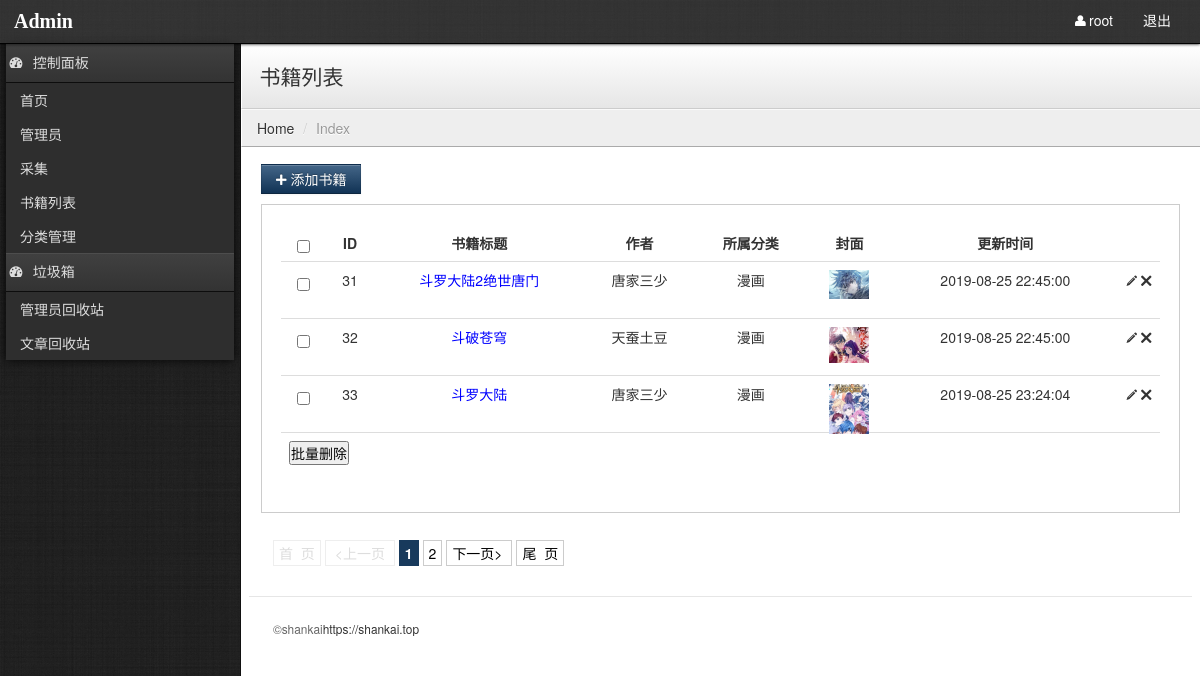
Page /admin/book_list.php (signed in) on the committed database.
### tables this page shows
CREATE TABLE `pre_book` (
  `id` int(11) unsigned NOT NULL AUTO_INCREMENT COMMENT '主键',
  `title` varchar(255) DEFAULT NULL COMMENT '小说标题',
  `author` varchar(255) DEFAULT NULL COMMENT '作者',
  `register_time` int(11) DEFAULT NULL COMMENT '时间',
  `content` text COMMENT '描述内容',
  `thumb` varchar(255) DEFAULT NULL COMMENT '图片封面',
  `cateid` int(1) unsigned DEFAULT NULL COMMENT '分类外键',
  `flag` enum('top','new','hot') NOT NULL DEFAULT 'new' COMMENT '书籍标签',
  `url` varchar(255) DEFAULT NULL COMMENT '采集详细地址',
  PRIMARY KEY (`id`),
  KEY `key_book_cateid` (`cateid`) USING BTREE,
  CONSTRAINT `foreign_book_cateid` FOREIGN KEY (`cateid`) REFERENCES `pre_cate` (`id`) ON DELETE SET NULL ON UPDATE NO ACTION
);

CREATE TABLE `pre_cate` (
  `id` int(11) unsigned NOT NULL AUTO_INCREMENT COMMENT '主键',
  `name` varchar(255) DEFAULT NULL COMMENT '分类名称',
  PRIMARY KEY (`id`)
);

### includes/init.php (called while the page is built, shortened)
<?php
include_once("extends/function.php");
function My_Autoload ($classname) {
    $classname = strtolower($classname);
}
$db = new DB("localhost","root","root","book");
$config_c = $db->select()->from("config")->all();
?>

### includes/extends/class.db.php (called while the page is built, shortened)
<?php
class DB
{
    private $pre = "pre_";
    private $link = null;
    private $sql = null;
    public function __construct($hostname = "localhost",$username ='root',$password='',$dbname='')
    {
        $this->hostname = $hostname;
        $this->username = $username;
        $this->password = $password;
        $this->dbname = $dbname;
        $this->link = mysqli_connect($this->hostname,$this->username,$this->password) or die("连接数据库失败");
        mysqli_select_db($this->link,$this->dbname);
    }
    public function select($fields = "*")
    {
        $this->sql = "SELECT $fields ";
        return $this;
    }
    public function from($table,$as="")
    {
        $this->sql .= "FROM {$this->pre}$table ";
        if (!empty($as)){
            $this->sql .= "AS {$as} ";
        }
        return $this;
    }
    public function where($where = 1)
    {
        if(is_array($where))
        {
            $this->sql .= "WHERE ";
            foreach($where as $key=>$item)
            {
                $this->sql .= "$key = '$item' AND ";
            }
        }else {
            $this->sql .= "WHERE $where ";
        }
        $this->sql = trim($this->sql,"AND ");
        return $this;
    }
    public function join($table,$on,$by="LEFT")
    {
        $this->sql .= "$by JOIN {$this->pre}$table AS $table ON $on ";
        return $this;
    }
    public function limit($start=0,$limit=10)
    {
        $this->sql .= " LIMIT $start,$limit";
        return $this;
    }
    public function all()
    {
        $res = mysqli_query($this->link,$this->sql);
        while($row = mysqli_fetch_assoc($res))
        {
            $data[] = $row;
        }
        return $data;
    }
    public function find()
    {
        $res = mysqli_query($this->link,$this->sql);
        return mysqli_fetch_assoc($res);
    }
}
?>

### admin/book_list.php (the view, shortened to what this page needs)
<?php
include_once("../includes/init.php");
include_once("public/common.php");
$page = $_GET['page']?? 1;
$count = $db->select("COUNT(id) AS c")->from("book")->find();
$limit = 3;
$size = 3;
$pageStr = page($page,$count['c'],$limit,$size, 'yellow');
$start = ($page-1)*$limit;
$book_list = $db->select("book.*,cate.name")->from("book", "book")->join("cate","book.cateid = cate.id")->limit($start,$limit)->all();
?>
<!DOCTYPE html>
<html lang="en">
<head>
    <?php include_once('public/meta.php');?>
</head>
<body>
<?php include_once('public/header.php');?>
<?php include_once('public/menu.php');?>
<div class="content">
    <div class="header">
        <h1 class="page-title">书籍列表</h1>
    </div>
    <ul class="breadcrumb">
        <li><a href="index.php">Home</a> <span class="divider">/</span></li>
        <li class="active">Index</li>
    </ul>
    <div class="container-fluid">
        <div class="row-fluid">
            <div class="btn-toolbar">
                <button class="btn btn-primary" onClick="location='book.php'"><i class="icon-plus"></i> 添加书籍</button>
            </div>
            <div class="well">
                <table class="table">
                    <thead>
                    <tr>
                        <th><input type="checkbox" name="delete" id="delete" /></th>
                        <th>ID</th>
                        <th>书籍标题</th>
                        <th>作者</th>
                        <th>所属分类</th>
                        <th>封面</th>
                        <th>更新时间</th>
                        <th style="width: 26px;"></th>
                    </tr>
                    </thead>
                    <tbody>
                    <form method="post">
                    <?php if (isset($book_list['code']) && $book_list['code']==0 ){?>
                        <tr>
                            <td colspan="20">暂无数据</td>
                        </tr>
                    <?php }else{?>
                        <?php foreach($book_list as $item){?>
                            <tr>
                                <td><input type="checkbox" class="items" name="bookid[]" value="<?php echo $item['id'];?>" /></td>
                                <td><?php echo $item['id'];?></td>
                                <td><a href="book_desc_list.php?book_id=<?php echo $item['id'];?>" style="color: blue;"><?php echo $item['title'];?></a></td>
                                <td><?php echo $item['author'];?></td>
                                <td><?php echo $item['name'];?></td>
                                <td>
                                    <div class="book_thumb" style="width: 40px;" >
                                        <img class="img-responsive" src="<?php echo $item['thumb']? ASSETS_PATH.$item['thumb'] : ADMIN_PATH.'/images/cover.png';?>" />
                                    </div>
                                </td>
                                <td><?php echo date("Y-m-d H:i:s",$item['register_time']);?></td>
                                <td>
                                    <a href="book.php?id=<?php echo $item['id'];?>"><i class="icon-pencil"></i></a>
                                    <a href="book_list.php?id=<?php echo $item['id']."&delete=1";;?>"><i class="icon-remove"></i></a>
                                </td>
                            </tr>
                        <?php }?>
                    <?php }?>
                        <tr>
                            <td colspan="20" style="text-align:left;">
                                <button type="submit">批量删除</button>
                            </td>
                        </tr>
                    </form>
                    </tbody>
                </table>
            </div>
            <div class="pull-left">
                <?php echo $pageStr;?>
            </div>
            <?php include_once('public/footer.php');?>

### assets/admin/stylesheets/theme.css (style rules this page uses)
body { background: #222; background-image: url('../images/black-Linen.png'); background-position: initial initial; background-repeat: initial initial; margin: 0px; padding: 0px; }
h1 { margin-top: 0px; color: #eee; }
.content { position: relative; min-height: 800px; background: #fff; margin-left: 240px; border-left: 1px solid #000000; border-left: 1px solid #111; }
.header { background: #ffffff; background: #ffffff; background: -webkit-gradient(linear, left bottom, left top, color-stop(0, #e6e6e6), color-stop(1, #ffffff)); background: -ms-linear-gradient(bottom, #e6e6e6, #ffffff); background: -moz-linear-gradient(center bottom, #e6e6e6 0%, #ffffff 100%); background: -o-linear-gradient(bottom, #e6e6e6, #ffffff); filter: progid:dximagetransform.microsoft.gradient(startColorStr='#e6e6e6', EndColorStr='#ffffff'); -ms-filter: "progid:DXImageTransform.Microsoft.gradient(startColorStr='#ffffff',EndColorStr='#e6e6e6')"; border-bottom: 1px solid #cccccc; border-top: 1px solid #ffffff; border-left: 1px solid #ffffff; padding: 0em 1.25em; }
.header h1 { margin: 1em 0em; padding: 0em; line-height: 1em; font-size: 1.5em; color: #eee; color: #333; }
.breadcrumb { -webkit-box-shadow: none; -moz-box-shadow: none; box-shadow: none; -webkit-border-radius: 0px; -moz-border-radius: 0px; border-radius: 0px; -moz-background-clip: padding; -webkit-background-clip: padding-box; background-clip: padding-box; background: #eee; border-bottom: 1px solid #aaa; border-top: 1px solid #fafafa; border-left: 1px solid #fff; margin-bottom: .5em; }
.btn { -webkit-border-radius: 0px; -moz-border-radius: 0px; border-radius: 0px; }
.btn-primary { background-color: #113355; background-image: -webkit-gradient(linear, 0 0, 0 100%, from(#446688), to(#113355)); background-image: -webkit-linear-gradient(top, #446688, #113355); background-image: -o-linear-gradient(top, #446688, #113355); background-image: linear-gradient(to bottom, #446688, #113355); background-image: -moz-linear-gradient(top, #446688, #113355); filter: progid:dximagetransform.microsoft.gradient(startColorStr='#446688', EndColorStr='#113355'); -ms-filter: "progid:DXImageTransform.Microsoft.gradient(startColorStr='#446688',EndColorStr='#113355')"; }
.well { background-color: #fff; border: 1px solid #ccc; -webkit-box-shadow: 1px 1px 0px #ffffff; -moz-box-shadow: 1px 1px 0px #ffffff; box-shadow: 1px 1px 0px #ffffff; -webkit-border-radius: 0px; -moz-border-radius: 0px; border-radius: 0px; -moz-background-clip: padding; -webkit-background-clip: padding-box; background-clip: padding-box; }

### assets/admin/stylesheets/common.css (style rules this page uses)
.table tr td,.table tr th { text-align:center; }
.book_thumb { width:40px; height:40px; margin:0 auto; }

### rows in the picture
pre_book: id "31", title "斗罗大陆2绝世唐门", author "唐家三少", cateid.name "漫画", thumb (picture), register_time "2019-08-25 22:45:00"
pre_book: id "32", title "斗破苍穹", author "天蚕土豆", cateid.name "漫画", thumb (picture), register_time "2019-08-25 22:45:00"
pre_book: id "33", title "斗罗大陆", author "唐家三少", cateid.name "漫画", thumb (picture), register_time "2019-08-25 23:24:04"

### other values in the picture
$_SESSION['username'] "root"
$config['company'] "shankai"
$config['author'] "https://shankai.top"
